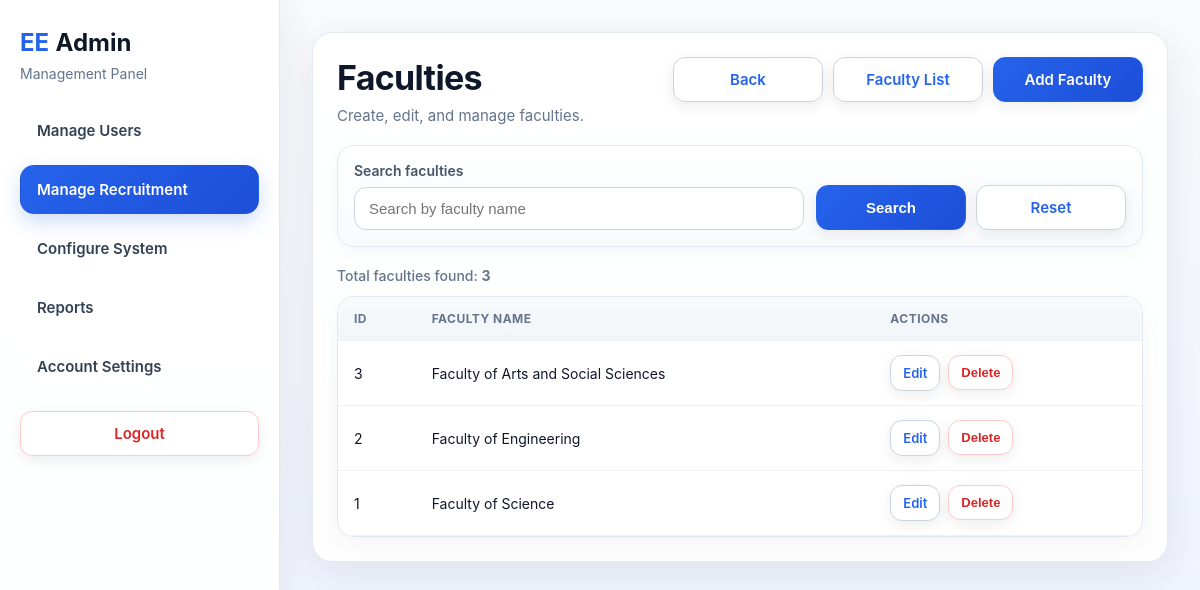
Page /modules/admin.php?page=faculties (signed in) on the committed database.
### tables this page shows
CREATE TABLE faculties (
                           id            INT AUTO_INCREMENT PRIMARY KEY,
                           name          VARCHAR(100) NOT NULL UNIQUE
);

### includes/crud/faculties_crud.php (called while the page is built, shortened)
<?php
function searchFaculties(PDO $pdo, string $search = ''): array
{
    $sql = "
        SELECT id, name
        FROM faculties
    ";
    $params = [];
    $sql .= " ORDER BY id DESC";
    $stmt = $pdo->prepare($sql);
    $stmt->execute($params);
    return $stmt->fetchAll(PDO::FETCH_ASSOC);
}

### modules/admin/pages/faculties.php (the view, shortened to what this page needs)
<?php
require_once __DIR__ . '/../../../includes/db.php';
require_once __DIR__ . '/../../../includes/crud/faculties_crud.php';
$action = $_GET['action'] ?? 'list';
$editFaculty = null;
$search = trim($_GET['search'] ?? '');
$faculties = searchFaculties($pdo, $search);
?>
<section class="page-card list-card">
    <div class="list-header">
        <div>
            <h1 class="page-title">Faculties</h1>
            <p class="page-subtitle">Create, edit, and manage faculties.</p>
        </div>
        <div class="list-actions">
            <a href="admin.php?page=recruitment" class="btn btn-secondary">Back</a>
            <a href="admin.php?page=faculties" class="btn btn-secondary">Faculty List</a>
            <a href="admin.php?page=faculties&action=create" class="btn btn-primary">Add Faculty</a>
        </div>
    </div>
    <?php if ($action === 'create'): ?>
        <section class="search-card">
            <form method="POST" action="admin.php?page=faculties&action=create" class="admin-form js-validate-form" novalidate>
                <div class="form-group full-width">
                    <label for="name">Faculty Name</label>
                    <input type="text" id="name" name="name" value="<?= htmlspecialchars($_POST['name'] ?? ''); ?>" required>
                </div>
                <div class="form-actions">
                    <button type="submit" name="create_faculty" class="btn btn-primary">Create Faculty</button>
                    <a href="admin.php?page=faculties" class="btn btn-secondary">Cancel</a>
                </div>
            </form>
        </section>
    <?php else: ?>
        <div class="search-card">
            <form method="GET" action="admin.php" class="search-form">
                <div class="search-group">
                    <label for="search">Search faculties</label>
                    <input
                            type="text"
                            id="search"
                            name="search"
                            placeholder="Search by faculty name"
                            value="<?= htmlspecialchars($search); ?>"
                    >
                </div>
                <div class="list-actions">
                    <button type="submit" class="btn btn-primary">Search</button>
                    <a href="admin.php?page=faculties" class="btn btn-secondary">Reset</a>
                </div>
            </form>
        </div>
        <div class="results-meta">
            Total faculties found: <strong><?= count($faculties); ?></strong>
        </div>
        <div class="table-card">
            <div class="table-wrapper">
                <table>
                    <thead>
                    <tr>
                        <th>ID</th>
                        <th>Faculty Name</th>
                        <th>Actions</th>
                    </tr>
                    </thead>
                    <tbody>
                    <?php if (empty($faculties)): ?>
                        <tr>
                            <td colspan="3" class="empty-state">No faculties found.</td>
                        </tr>
                    <?php else: ?>
                        <?php foreach ($faculties as $faculty): ?>
                            <tr>
                                <td><?= (int) $faculty['id']; ?></td>
                                <td><?= htmlspecialchars($faculty['name']); ?></td>
                                <td>
                                    <div class="table-actions">
                                        <a href="admin.php?page=faculties&action=edit&id=<?= (int) $faculty['id']; ?>" class="btn btn-secondary btn-sm-custom">Edit</a>
                                        <form method="POST" action="admin.php?page=faculties" class="inline-form">
                                            <button type="button" class="btn btn-danger btn-sm-custom js-delete-button">Delete</button>
                                        </form>
                                    </div>
                                </td>
                            </tr>
                        <?php endforeach; ?>
                    <?php endif; ?>
                    </tbody>
                </table>
            </div>
        </div>
    <?php endif; ?>
</section>

### assets/css/style.css (style rules this page uses)
* { margin: 0; padding: 0; box-sizing: border-box; }
body { font-family: "Inter", "Segoe UI", Arial, Helvetica, sans-serif; background: linear-gradient(180deg, #f8fafc 0%, #eef2ff 100%); color: #1f2937; min-height: 100vh; }
a { text-decoration: none; color: inherit; }
.page-card { background: rgba(255, 255, 255, 0.9); border: 1px solid rgba(226, 232, 240, 0.9); border-radius: 20px; box-shadow: 0 12px 40px rgba(15, 23, 42, 0.08); backdrop-filter: blur(10px); }
.page-title { font-size: 34px; font-weight: 700; color: #0f172a; margin-bottom: 8px; letter-spacing: -0.02em; }
.page-subtitle { color: #64748b; font-size: 15px; }
.btn { display: inline-flex; align-items: center; justify-content: center; min-width: 150px; padding: 12px 18px; border-radius: 12px; border: 1px solid transparent; font-size: 15px; font-weight: 600; cursor: pointer; transition: all 0.2s ease; box-shadow: 0 4px 14px rgba(15, 23, 42, 0.08); }
.btn-primary { background: linear-gradient(135deg, #2563eb 0%, #1d4ed8 100%); color: #ffffff; border-color: #2563eb; }
.btn-secondary { background-color: #ffffff; color: #2563eb; border-color: #cbd5e1; }
.btn-danger { background-color: #ffffff; color: #dc2626; border-color: #fecaca; }

### assets/css/admin.css (style rules this page uses)
.table-actions { display: flex; gap: 8px; flex-wrap: wrap; }
.inline-form { display: inline; }
.btn-sm-custom { min-width: auto; padding: 9px 12px; font-size: 13px; }

### assets/css/list.css (style rules this page uses)
.list-card { padding: 32px; }
.list-header { display: flex; justify-content: space-between; align-items: flex-start; gap: 20px; flex-wrap: wrap; margin-bottom: 24px; }
.list-actions { display: flex; gap: 12px; flex-wrap: wrap; }
.search-card { background: linear-gradient(180deg, #ffffff 0%, #f8fafc 100%); border: 1px solid #e2e8f0; border-radius: 18px; padding: 18px; margin-bottom: 24px; box-shadow: 0 6px 24px rgba(15, 23, 42, 0.05); }
.search-form { display: grid; grid-template-columns: 1fr auto; gap: 12px; align-items: end; }
.search-group label { display: block; margin-bottom: 8px; font-size: 14px; color: #475569; font-weight: 600; }
.search-group input { width: 100%; padding: 13px 14px; border: 1px solid #cbd5e1; border-radius: 12px; background: #ffffff; font-size: 15px; outline: none; transition: all 0.2s ease; color: #0f172a; }
.results-meta { margin-bottom: 14px; color: #64748b; font-size: 14px; font-weight: 500; }
.table-card { border: 1px solid #e2e8f0; border-radius: 18px; overflow: hidden; background: #ffffff; box-shadow: 0 8px 28px rgba(15, 23, 42, 0.05); }
.table-wrapper { overflow-x: auto; }
table { width: 100%; border-collapse: collapse; }
thead { background: linear-gradient(180deg, #f8fafc 0%, #f1f5f9 100%); }
th, td { text-align: left; padding: 16px 18px; border-bottom: 1px solid #eef2f7; font-size: 14px; }
th { font-size: 13px; text-transform: uppercase; letter-spacing: 0.04em; color: #64748b; font-weight: 700; }
td { color: #0f172a; }

### assets/css/dashboard.css (style rules this page uses)
.list-card { padding: 24px; }
.list-header { display: flex; justify-content: space-between; align-items: flex-start; gap: 18px; flex-wrap: wrap; margin-bottom: 20px; }
.list-actions { display: flex; gap: 10px; flex-wrap: wrap; }
.search-card { background: linear-gradient(180deg, #ffffff 0%, #f8fafc 100%); border: 1px solid #e2e8f0; border-radius: 16px; padding: 16px; margin-bottom: 20px; box-shadow: 0 6px 18px rgba(15, 23, 42, 0.04); }
.search-form { display: grid; grid-template-columns: 1fr auto; gap: 12px; align-items: end; }
.search-group label { display: block; margin-bottom: 8px; font-size: 14px; color: #475569; font-weight: 600; }
.search-group input, .search-group select { width: 100%; padding: 12px 14px; border: 1px solid #cbd5e1; border-radius: 12px; background: #ffffff; font-size: 15px; outline: none; transition: all 0.2s ease; color: #0f172a; }
.results-meta { margin-bottom: 12px; color: #64748b; font-size: 14px; font-weight: 500; }
.table-card { border: 1px solid #e2e8f0; border-radius: 16px; overflow: hidden; background: #ffffff; box-shadow: 0 8px 24px rgba(15, 23, 42, 0.04); }
.table-wrapper { overflow-x: auto; }
table { width: 100%; border-collapse: collapse; }
thead { background: linear-gradient(180deg, #f8fafc 0%, #f1f5f9 100%); }
th, td { text-align: left; padding: 14px 16px; border-bottom: 1px solid #eef2f7; font-size: 14px; }
th { font-size: 12px; text-transform: uppercase; letter-spacing: 0.04em; color: #64748b; font-weight: 700; }
td { color: #0f172a; }

### rows in the picture
faculties: id "3", name "Faculty of Arts and Social Sciences"
faculties: id "2", name "Faculty of Engineering"
faculties: id "1", name "Faculty of Science"

### other values in the picture
count($faculties) "3"
